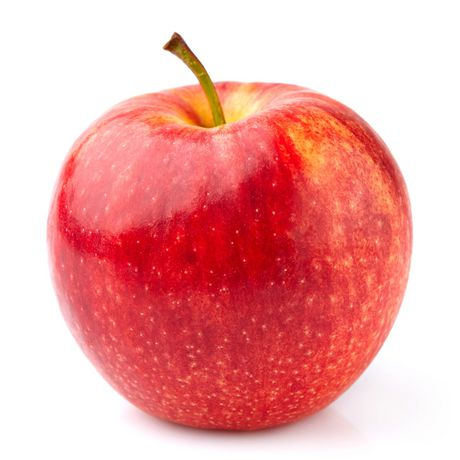
#> input picture images/apple.jpg, 460 x 460 px
$ python 8_contour.py   (older library calls are emulated)
#> lines starting #> are read from the running program, lines starting #| are printed output that depends on the picture; after the words box and inside, x2 and y2 are one past the last pixel; in counts of white or black regions, pixels touching at a corner belong together; long printed decimals are rounded
import cv2
import numpy as np

img = cv2.imread('../images/apple.jpg')
#> img is the input picture: shape (460, 460, 3); mean B, G, R 165.8, 166.4, 238.8
result = img.copy()
gray = cv2.cvtColor(img, cv2.COLOR_BGR2GRAY)
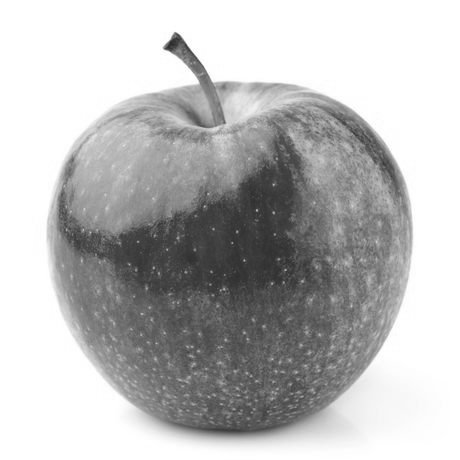
#> gray: shape (460, 460); min 42, max 255, mean 188

lower = np.array([0, 0, 0])
upper = np.array([210, 255, 255])
mask = cv2.inRange(img, lower, upper)
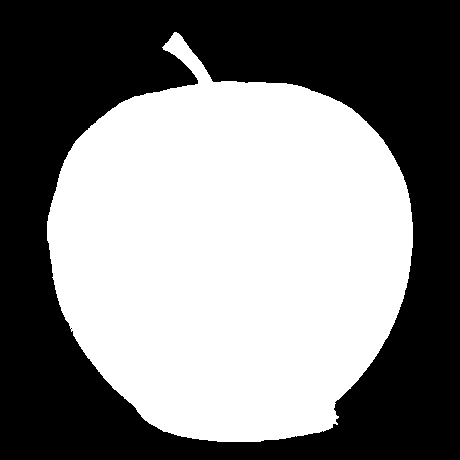
#> mask: shape (460, 460); 50.4% white; 1 black region

# หา contours บน mask
_, contours, hierarchy = cv2.findContours(mask, cv2.RETR_TREE, cv2.CHAIN_APPROX_SIMPLE)
#> contours = 2 contours, 1 with area under 20; largest, box (x1, y1, x2, y2) and area: (47, 32, 413, 442) 106095

# วาด contours ลำดับที่ -1 (หมายถึงทั้งหมด) ลงบน img
cv2.drawContours(img, contours, -1, (0,255,0), 3)
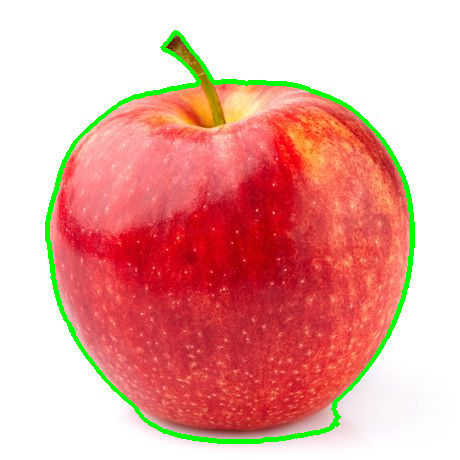
#> img: shape (460, 460, 3); 2.77% of pixels changed, all inside (x1, y1, x2, y2) = (45, 30, 415, 444)
for cnt in contours :

# เราสามารถรู้ contours area
    area = cv2.contourArea(cnt)

# วาดสี่เหลี่ยมที่เล็กที่สุดที่ล้อมรอบ contours
    rect = cv2.minAreaRect(cnt)
    box = cv2.boxPoints(rect)
    box = np.int0(box)
    cv2.drawContours(result,[box],0,(0,0,255),2)

# ศูนย์กลาง, ความกว้าง/ยาว และ มุม จาก minAreaRect
    center, wh, angle = cv2.minAreaRect(cnt)
    print('Area', area)
    print('Center',center)
    print('width, height', wh)
    print('Angle', angle)
#> this loop made 2 passes
#> (area, box, center, wh, angle) on pass 1: (106095, [[320, 497], [-18, 354], [126, 11], [464, 153]], (223.4, 254.2), (372.8, 367), -67.17)
#| Area 106095.0
#| Center (223.438, 254.211)
#| width, height (372.777, 367.005)
#| Angle -67.166
#| Area 2.0
#| Center (71.000, 328.000)
#| width, height (1.414, 1.414)
#| Angle -45.0
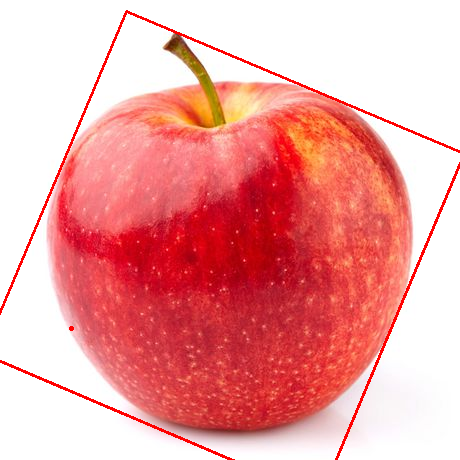
#> result: shape (460, 460, 3); 1.64% of pixels changed, all inside (x1, y1, x2, y2) = (0, 10, 460, 460)

cv2.imshow('result', result)
cv2.imshow('contours',img)
cv2.imshow('mask',mask)
cv2.waitKey()
cv2.destroyAllWindows()

$ run again, with images/banana.jpg copied over images/apple.jpg
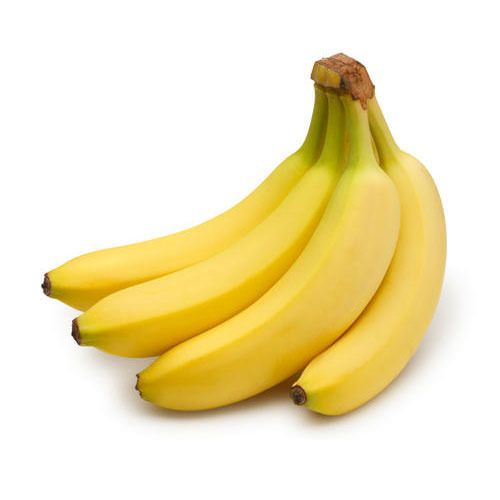
#> input picture images/banana.jpg, 500 x 500 px
#> img is the input picture: shape (500, 500, 3); mean B, G, R 191.8, 231.3, 242.9
#> `mask = cv2.inRange(img, lower, upper)`:
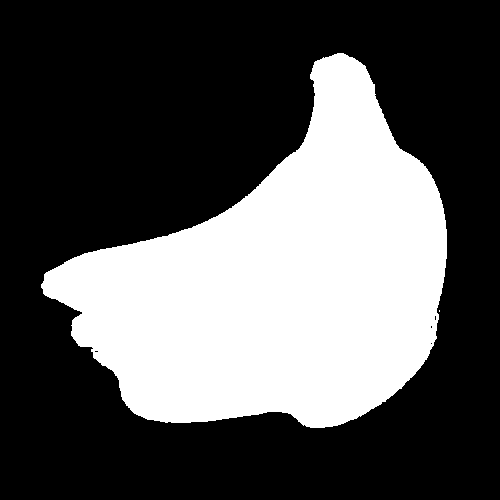
#> mask: shape (500, 500); 33.9% white; 2 white regions (1 under 20 px)
#> contours = 6 contours, 5 with area under 20; largest, box (x1, y1, x2, y2) and area: (41, 53, 447, 428) 84258
#> img: shape (500, 500, 3); 2.4% of pixels changed, all inside (x1, y1, x2, y2) = (39, 51, 449, 430)
#> the loop `for cnt in contours :` made 6 passes
#> (area, box, center, wh, angle) on pass 2: (84258.5, [[222, 528], [30, 284], [343, 38], [535, 283]], (282.8, 283.7), (398, 310.7), -38.11)
#> (printed output is left out)
#> after the loop `for cnt in contours :`:
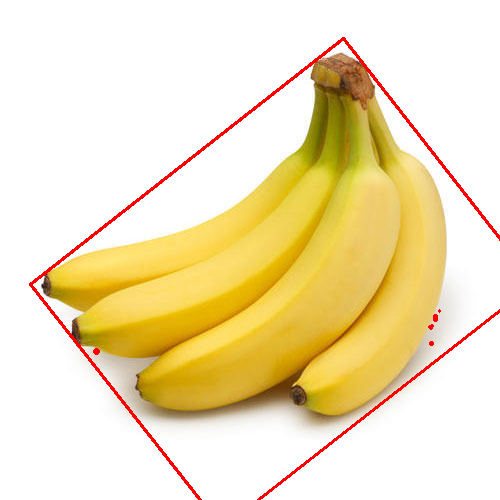
#> result: shape (500, 500, 3); 1.62% of pixels changed, all inside (x1, y1, x2, y2) = (29, 37, 500, 500)
